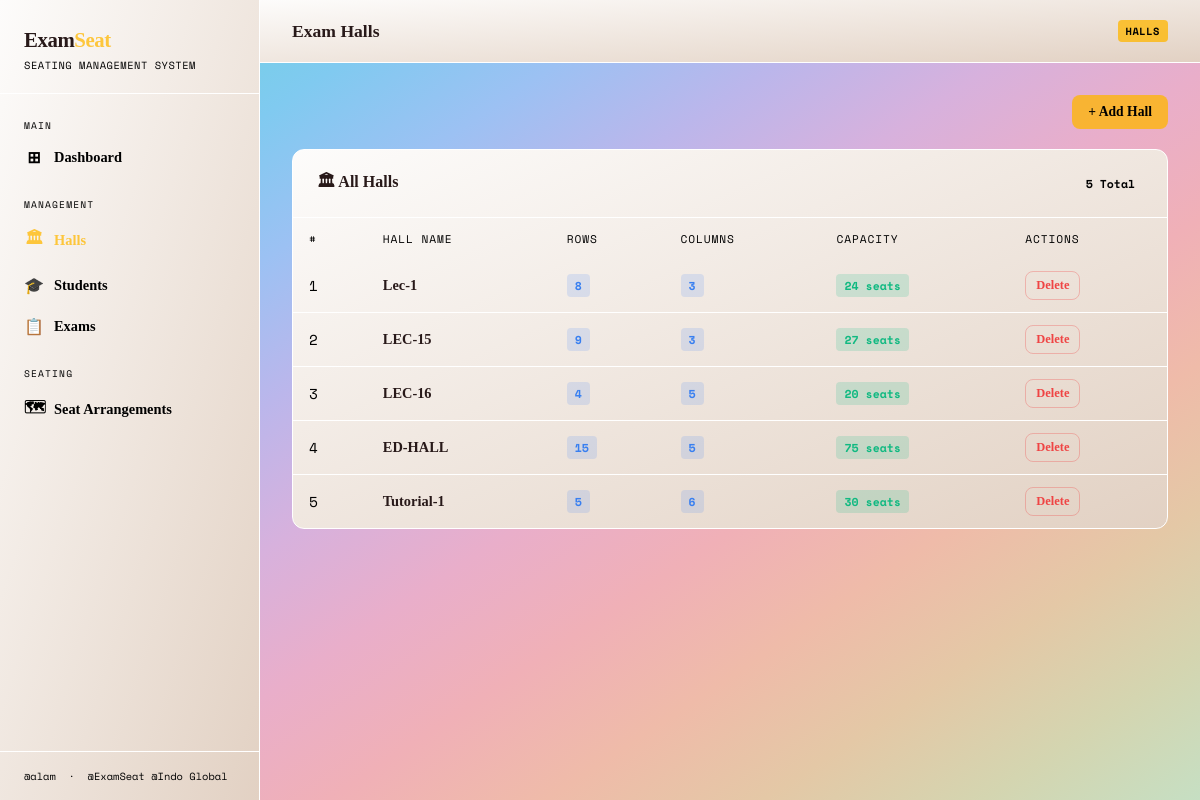
/halls/, run on the app's committed database.
### seating/models.py (models this page shows, shortened)
class Hall(models.Model):
    name = models.CharField(max_length=100)
    rows = models.IntegerField(default=5)
    columns = models.IntegerField(default=6)
    capacity = models.IntegerField(editable=False, default=0)

### seating/views.py (the view)
# urls.py: path('halls/', views.hall_list, name='hall_list'),
def hall_list(request):
    halls = Hall.objects.all()
    return render(request, 'seating/hall_list.html', {'halls': halls})

### templates/seating/hall_list.html (shortened to what this page needs)
{% extends 'seating/base.html' %}
{% block page_title %}Exam Halls{% endblock %}
{% block badge %}HALLS{% endblock %}
{% block content %}
<div style="display:flex; justify-content:flex-end; margin-bottom:20px">
  <button class="btn btn-primary" onclick="document.getElementById('addHallModal').classList.add('open')">+ Add Hall</button>
</div>
<div class="card">
  <div class="card-header">
    <span class="card-title">🏛 All Halls</span>
    <span class="badge badge-gray">{{ halls.count }} Total</span>
  </div>
  <div class="table-wrap">
    <table>
      <thead>
        <tr><th>#</th><th>Hall Name</th><th>Rows</th><th>Columns</th><th>Capacity</th><th>Actions</th></tr>
      </thead>
      <tbody>
        {% for hall in halls %}
        <tr>
          <td style="color:var(--muted); font-family:var(--font-mono)">{{ forloop.counter }}</td>
          <td style="font-weight:700">{{ hall.name }}</td>
          <td><span class="badge badge-blue">{{ hall.rows }}</span></td>
          <td><span class="badge badge-blue">{{ hall.columns }}</span></td>
          <td><span class="badge badge-green">{{ hall.capacity }} seats</span></td>
          <td>
            <form method="post" action="{% url 'hall_delete' hall.id %}" style="display:inline" onsubmit="return confirm('Delete this hall?')">
              <button type="submit" class="btn btn-danger btn-sm">Delete</button>
            </form>
          </td>
        </tr>
        {% empty %}
        <tr>
          <td colspan="6" style="text-align:center; padding:40px; color:var(--muted)">
            No halls found. Add your first hall!
          </td>
        </tr>
        {% endfor %}
      </tbody>
    </table>
  </div>
</div>
{% endblock %}

### templates/seating/base.html (style rules this page uses)
:root { --bg: linear-gradient(to left top, #c6dfc3, #d4d5b0, #e4c8a6, #efbba9, #f0b0b7, #e9aeca, #d7b1dd, #bbb6eb, #9cc1f3, #80caf0, #71d1e3, #78d5cf); --surface: linear-gradient(to bottom right, #fdfcfb, #e2d1c3); --surface2: radial-gradient(circl, #121414, #353839, #5c6062, #878b8e, #b5b9bd, #bdc4cc, #c5d0db, #cddbea, #a9c7d9, #82b3c4, #5aa0ab, #328d8d); --border: #ffffff; --accent: #ffb700c0; --accent2: #387ff0; --accent3: #10b981; --danger: #ef4444; --text: #281919; --muted: #000000; --font-display: 'Syne' serif; --font-mono: 'Space Mono'; }
*, *::before, *::after { box-sizing: border-box; margin: 0; padding: 0; }
html { scroll-behavior: smooth; }
body { background: var(--bg); color: var(--text); font-family: var(--font-display); min-height: 100vh; display: flex; }
.card { background: var(--surface); border: 1px solid var(--border); border-radius: 12px; overflow: hidden; }
.card-header { padding: 20px 24px; border-bottom: 1px solid var(--border); display: flex; align-items: center; justify-content: space-between; }
.card-title { font-size: 1rem; font-weight: 700; }
.table-wrap { overflow-x: auto; }
table { width: 100%; border-collapse: collapse; }
thead tr { background: var(--surface2); }
th { padding: 12px 16px; text-align: left; font-family: var(--font-mono); font-size: 0.7rem; text-transform: uppercase; letter-spacing: 0.08em; color: var(--muted); font-weight: 400; }
td { padding: 12px 16px; border-bottom: 1px solid var(--border); font-size: 0.9rem; }
tr:last-child td { border-bottom: none; }
.btn { display: inline-flex; align-items: center; gap: 6px; padding: 9px 16px; border-radius: 8px; font-size: 0.85rem; font-weight: 700; cursor: pointer; border: none; text-decoration: none; transition: all 0.15s; font-family: var(--font-display); }
.btn-primary { background: var(--accent); color: #000; }
.btn-danger { background: transparent; color: var(--danger); border: 1px solid rgba(239,68,68,0.3); }
.btn-sm { padding: 6px 10px; font-size: 0.78rem; }
.badge { display: inline-flex; align-items: center; padding: 3px 8px; border-radius: 4px; font-family: var(--font-mono); font-size: 0.72rem; font-weight: 700; }
.badge-blue { background: rgba(59,130,246,0.15); color: var(--accent2); }
.badge-green { background: rgba(16, 185, 129, 0.17); color: var(--accent3); }
.badge-gray { background: var(--surface2); color: var(--muted); }

### data on the page
Hall: name "Lec-1", rows "8", columns "3", capacity "24"
Hall: name "LEC-15", rows "9", columns "3", capacity "27"
Hall: name "LEC-16", rows "4", columns "5", capacity "20"
Hall: name "ED-HALL", rows "15", columns "5", capacity "75"
Hall: name "Tutorial-1", rows "5", columns "6", capacity "30"

### other printed values
{{ halls.count }} "5"
